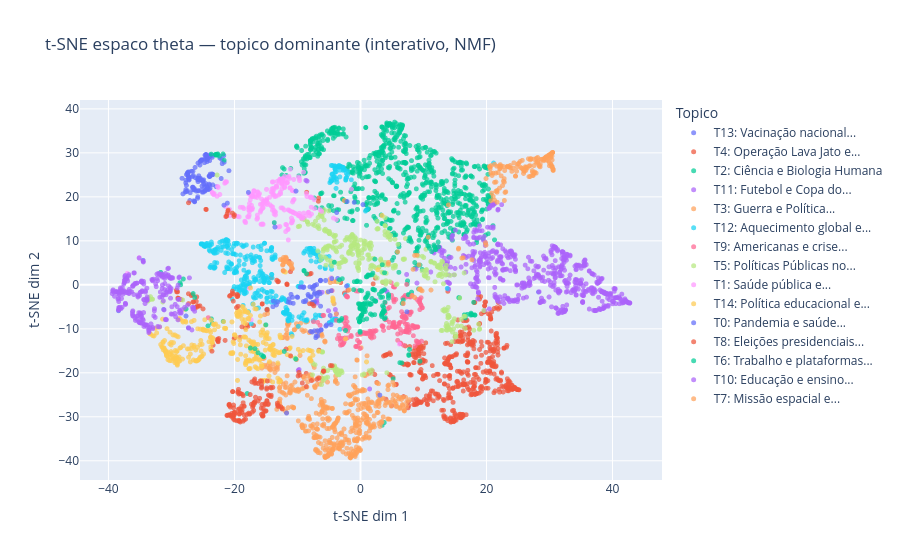

Write notebook code for a chart like this one.
### Markdown cell above
## t-SNE do espaço de tópicos (θ)

Reduz a matriz θ (N×K) a 2D via t-SNE. Gera PNG colorido por tópico dominante e versão HTML interativa com hover do texto.

### Code cell
import plotly.express as px
from sklearn.manifold import TSNE

_theta_mat = np.array(full)  # (n_docs, K)
_texts_nmf = [t[:100] + "..." if len(t) > 100 else t for t in docs]

print("Calculando t-SNE sobre matriz theta...")
_tsne = TSNE(n_components=2, perplexity=30, random_state=seed, max_iter=500)
_theta_2d = _tsne.fit_transform(_theta_mat)

_cmap_nmf = plt.get_cmap("tab20", max(BEST_K, 1))

# PNG por topico dominante
fig, ax = plt.subplots(figsize=(11, 8))
for tid in range(BEST_K):
    _mm = np.array(dominant) == tid
    if _mm.any():
        import textwrap as _tw_u
        _nm = _tw_u.shorten(str(names.get(tid, "")), 20, placeholder="...")
        ax.scatter(_theta_2d[_mm, 0], _theta_2d[_mm, 1],
                   c=[_cmap_nmf(tid)], s=14, alpha=0.72, linewidths=0,
                   label=f"T{tid}: {_nm}")
ax.set_title("t-SNE do espaco theta — topico dominante (NMF)", fontsize=13, fontweight="bold")
ax.set_xlabel("t-SNE dim 1"); ax.set_ylabel("t-SNE dim 2")
ax.legend(loc="best", fontsize=7, framealpha=0.85, ncol=2)
plt.tight_layout()
plt.savefig(OUTPUT_DIR / "nmf_tsne_theta_topico.png", dpi=150, bbox_inches="tight", facecolor="white")
plt.show()
print(f"Salvo: {OUTPUT_DIR / 'nmf_tsne_theta_topico.png'}")

# HTML interativo por topico dominante
import textwrap as _tw_u2
_tsne_df_nmf = pd.DataFrame({
    "x": _theta_2d[:, 0], "y": _theta_2d[:, 1],
    "Texto": _texts_nmf,
    "Topico": [f"T{t}: {_tw_u2.shorten(str(names.get(t,"")), 25, placeholder="...")}" for t in dominant],
})
fig_u = px.scatter(
    _tsne_df_nmf, x="x", y="y", color="Topico",
    hover_data={"x": False, "y": False, "Texto": True},
    title="t-SNE espaco theta — topico dominante (interativo, NMF)",
    labels={"x": "t-SNE dim 1", "y": "t-SNE dim 2"}, opacity=0.72,
)
fig_u.update_traces(marker_size=5)
_out_u = OUTPUT_DIR / "nmf_tsne_theta_interactive.html"
fig_u.write_html(_out_u)
fig_u.show()
print(f"Salvo: {_out_u}")

### Figure 1 — Plotly figure (JSON) as saved in the notebook; plotly's stock layout.template omitted (floating-point values rounded to 4 significant figures; data arrays with more than 128 entries replaced by an {"elided": "..."} marker saying what was removed)
{"data": [{"customdata": [["A China se prepara para vacinar crianças a partir dos três anos de idade contra a Covid, o que deve ..."], ["O Brasil registrou 637 mortes por Covid e 35.128 casos da doença, nesta quinta-feira (16). Com isso,..."], ["O Brasil chegou, nesta quarta-feira de cinzas (2), a 650.052 vidas perdidas para a Covid desde o iní..."], ["O ministro da Saúde, Marcelo Queiroga, afirmou neste sábado (14) que a ação do governo de São Paulo ..."], ["A principal agência de saúde pública da Alemanha, o Instituto Robert Koch (RKI), recomendou que a va..."], ["Entre esta segunda (8) e o dia 9 de setembro, cerca de 40 mil postos de saúde aplicarão doses de 18 ..."], ["Depois da desconfiança com a AstraZeneca, que provoca casos raros de embolia pulmonar, chegou a vez ..."], ["O diretor-geral da Organização Mundial de Saúde, Tedros Adhanom, disse que há conversa da OMS com a ..."], ["Segundo estado que proporcionalmente menos vacinou contra a Covid-19 no país até aqui, Mato Grosso d..."], ["Lançado há poucos dias, o filme \"Não Olhe para Cima\" reuniu a nata de Hollywood para tirar sarro dos..."], ["O Ministério da Saúde iniciou uma compra internacional emergencial da vacina contra varicela, que pr..."], ["A Anvisa (Agência Nacional de Vigilância Sanitária) planeja uma regra para facilitar a importação e ..."], ["A Bolsa de Valores brasileira perdia fôlego na manhã desta terça-feira (30), acompanhando a queda do..."], ["O Brasil registrou 50 mortos por coronavírus neste domingo (9) e chega a 620.031 vidas perdidas e a ..."], ["A Novavax, empresa de biotecnologia norte-americana, anunciou nesta segunda (14) que sua vacina tem ..."], ["O governo João Doria (PSDB) anunciou nesta segunda-feira (8) que a vacinação de idosos de 75 e 76 an..."], ["O imunizante desenvolvido pela empresa americana Moderna, em parceria com o Instituto Nacional de Sa..."], ["A Indonésia aprovou, nesta segunda-feira (11), o uso emergencial da Coronavac, vacina produzida pelo..."], ["A FDA (agência reguladora de medicamentos e alimentos dos Estados Unidos) autorizou o uso de duas va..."], ["A Anvisa (Agência Nacional de Vigilância Sanitária) informou na noite de segunda-feira (9) que deter..."], ["O Ministério da Saúde confirmou a compra de mais 54 milhões de doses da vacina Coronavac que será di..."], ["Os governos federal e estaduais da Alemanha decidiram aplicar a vacina contra Covid-19 de Oxford/Ast..."], ["Com a antecipação da aplicação da segunda dose travada em ao menos seis estados do país, o ministro ..."], ["O Brasil registrou, nesta terça-feira (1), 171.028 infecções e 767 mortes por Covid. Com isso, a méd..."], ["O Ministério da Saúde corrigiu na manhã desta sexta-feira (6) o número de vacinas contra Covid-19 qu..."], ["O Ministério da Saúde prioriza a compra de doses das vacinas da Pfizer e da AstraZeneca para a campa..."], ["Dois estudos feitos na Alemanha e na Noruega e publicados nesta sexta (9) descrevem os efeitos colat..."], ["A efetividade da vacina da Pfizer-BioNTech para evitar a infecção pelo coronavírus caiu de 88% para ..."], ["A vacina para Covid-19 desenvolvida pela empresa alemã de biotecnologia BioNTech e pela gigante farm..."], ["Uma publicação enganosa no Instagram sugere que a vacina contra a Covid-19 pode ser ineficaz porque ..."], ["O Brasil registrou 40 mortes e 11.752 casos de Covid-19 nesta segunda-feira (9). Com isso, desde o i..."], ["A Anvisa (Agência Nacional de Vigilância Sanitária) aprovou nesta sexta-feira (18) um estudo clínico..."], ["O Instituto Butantan pediu oficialmente à Anvisa (Agência Nacional de Vigilância Sanitária) nesta qu..."], ["Visivelmente abatida, Fati espera diante de um hospital particular de Níger onde seu filho está inte..."], ["Dependendo de qual UBS (Unidade Básica de Saúde) da capital paulista você perguntar, vai encontrar u..."], ["O Brasil registrou 121 mortes e 37.126 casos de Covid-19 nesta sexta-feira (30). Com isso, desde o i..."], ["O ministro da Saúde, Marcelo Queiroga, criticou nesta quarta-feira (25) o que chamou de \"demagogia v..."], ["A polêmica criação da Sputnik V, a vacina que os russos aprovaram nesta terça (11) para combater o n..."], ["Muheres grávidas e puérperas de São Paulo que tomaram a primeira dose da vacina da Astrazeneca devem..."], ["A repercussão da tentativa —até o momento— frustrada de Novak Djokovic entrar na Austrália com uma i..."], ["A cidade de São Paulo intensificou a busca ativa para vacinar crianças com doses contra a Covid-19 e..."], ["Uma vacina contra a Covid-19 que não usa vírus em sua formulação, desenvolvida pela Covaxx, subsidiá..."], ["O Ministério da Saúde espera fechar contratos com a Pfizer e Janssen no início da próxima semana, in..."], ["A FDA, agência regulatória dos Estados Unidos, concedeu autorização de uso emergencial da vacina con..."], ["Laboratórios da América do Sul estão desafiando as farmacêuticas Pfizer e Moderna na corrida pela va..."], ["O Ministério das Relações Exteriores informou neste sábado (20) que está negociando com o governo do..."], ["O Japão vai fornecer gratuitamente a vacina contra a Covid-19 a seus 126 milhões de habitantes, conf..."], ["A Anvisa (Agência Nacional de Vigilância Sanitária) autorizou nesta terça-feira (3) a retomada de te..."], ["Com falta de doses, ao menos sete capitais tiveram que suspender temporariamente a vacinação de cria..."], ["Em resposta ao Instituto Butantan, o Ministério da Saúde voltou a solicitar a entrega imediata de 6 ..."], ["A agência norte-americana que regulamenta os medicamentos e produtos alimentares nos Estados Unidos,..."], ["A Anvisa (Agência Nacional de Vigilância Sanitária) recebeu um pedido da Pfizer para ampliar a faixa..."], ["Três anos após a China registrar a primeira morte por Covid-19, o mundo possui hoje diversos mecanis..."], ["Após meses de críticas devido à falta de revisão e o passo acelerado de sua aplicação na Rússia, a v..."], ["O diretor do Instituto Butantan, Dimas Tadeu Covas, 63, afirma que é factível o estado de São Paulo ..."], ["O presidente do Conselho Deliberativo do Atlético-GO, Jovair Arantes, respondeu agressivamente às cr..."], ["Ganhar imunidade contra a Covid-19 tomando uma vacina, além de ser muito mais seguro do que encarar ..."], ["Uma nova versão do coronavírus foi encontrada e os cientistas a consideram de \"grande preocupação\". ..."], ["O governo de São Paulo abriu o debate sobre a possibilidade de ampliar ao máximo a aplicação da prim..."], ["A Anvisa (Agência Nacional de Vigilância Sanitária) recebeu um novo pedido do Instituto Butantan par..."], ["Embora afirme que seu \"objetivo número 1\" no Ministério da Saúde será acelerar a vacinação contra a ..."], ["As notícias recentes sobre as vacinas contra a Covid-19 da Universidade de Oxford/AstraZeneca e da J..."], ["A Pfizer entregou nesta quinta-feira (27) ao Ministério da Saúde o primeiro lote de sua vacina pediá..."], ["O ministro Ricardo Lewandowski, do STF (Supremo Tribunal Federal), determinou que o governo federal ..."], ["Casos de poliomielite em países sem registro há anos acenderam recentemente o alerta para a enfermid..."], ["O Congresso aprovou nesta semana um projeto de lei que busca impulsionar a vacinação contra a Covid-..."], ["A agência americana que regula os medicamentos, aprovou nesta quarta-feira (20) o uso de uma vacina ..."], ["Uma mulher foi tomar a vacina contra a Covid-19 nesta quinta-feira (28), em Maceió, e, ao se posicio..."], ["Um leve repique da pandemia de Covid-19 levou o governo francês a anunciar neste sábado (12) que vai..."], ["O Rio de Janeiro antecipou novamente o calendário de vacinação contra a Covid-19 e agora pretende im..."], ["Após recusar ofertas da Pfizer nas primeiras negociações para obtenção de vacinas contra a Covid-19,..."], ["O Brasil começa a se preparar para aplicar a terceira dose das vacinas contra a Covid numa situação ..."], ["Uma teoria conspiratória sobre a Covid-19 que tem se espalhado pelas redes sociais alega que as poss..."], ["A Justiça Federal em Brasília considerou inconstitucional a lei aprovada pelo Congresso que obriga a..."], ["Os lares de idosos e os maiores de 80 anos estarão na vanguarda do programa de vacinação contra o co..."], ["O Brasil registrou 1.129 mortes por Covid e 129.266 casos da doença, nesta quinta-feira (17). Com is..."], ["A Anvisa (Agência Nacional de Vigilância Sanitária) autorizou testes de uma potencial vacina contra ..."], ["Após atrasos, a Fiocruz assinou nesta terça-feira (1o) um contrato de transferência de tecnologia qu..."], ["Pressionado pelo atraso na vacinação e diante de cláusulas impostas pelos laboratórios, o Ministério..."], ["Uma vacina contra dengue produzida pela farmacêutica Takeda está em análise pela Anvisa (Agência Nac..."], ["A diretoria da Anvisa (Agência Nacional de Vigilância Sanitária) decidiu nesta terça-feira (27) susp..."], ["O governo federal liberou R$ 2,5 bilhões para que o Brasil ingresse na Covax Facility, aliança inter..."], ["A Pfizer informou que deve solicitar à Anvisa (Agência Nacional de Vigilância Sanitária) a aplicação..."], ["Grandes redes de farmácias quase não têm estoque para 1ª dose de vacina contra a dengue em São Paulo..."], ["A média móvel de casos de Covid chegou a 32.983 infecções por dia, um salto de 138% em relação ao da..."], ["A Secretaria de Saúde do Estado do Pará disse nesta quinta-feira (6) que investiga um vírus da polio..."], ["Uma das pesquisadoras à frente da vacina contra a Covid-19 em desenvolvimento pela UFMG (Universidad..."], ["O Brasil registrou 74 mortes por Covid e 12.292 casos da doença, nesta segunda-feira (3). Com isso o..."], ["O Ministério da Saúde disse nesta segunda-feira (17) que a vacina da Pfizer liberada para crianças d..."], ["A vacina experimental contra o novo coronavírus desenvolvida pela Universidade de Oxford em parceria..."], ["A cidade do Rio de Janeiro vai começar a vacinar todos os idosos de 80 anos ou mais contra a Covid-1..."], ["A Fiocruz, por meio do Instituto de Tecnologia em Imunobiológicos (Bio-Manguinhos), recebeu nesta se..."], ["A Anvisa (Agência Nacional de Vigilância Sanitária) concedeu nesta quarta (9) a autorização para a r..."], ["A vacina da Covid não provocou alterações no fluxo menstrual de mulheres pré e pós-menopausa até trê..."], ["O rápido avanço do sarampo no Brasil e sobretudo em São Paulo, onde ocorreram 3 das 4 mortes pela do..."], ["O presidente Jair Bolsonaro (sem partido) vetou trecho de uma MP (Medida Provisória) que obrigava a ..."], ["É enganoso post que relaciona o fato de o governo britânico ter publicado em seu blog informações so..."], ["O governo de São Paulo aguarda para a manhã desta quarta-feira (20) uma resposta do governo da China..."], ["Um dia depois de ter afirmado que não dá bola para pressões sobre o início da imunização contra a Co..."], ["Em meio ao cálculo constante sobre como distribuir a oferta limitada de vacinas contra o coronavírus..."], ["O presidente Jair Bolsonaro (sem partido) defendeu nesta quarta-feira (2) que ele não deve ser cobra..."], ["O presidente argentino, Alberto Fernández, tomou nesta quinta-feira (21) a primeira dose da vacina r..."], ["Com a variante ômicron e a chegada das festas de fim de ano, São Paulo decidiu nesta quinta-feira (2..."], ["Com o estoque de vacinas já no fim, a prefeitura de Salvador fez nesta terça-feira (8) uma revisão d..."], ["Cerca de 7,7 milhões de doses das vacinas pediátricas da Pfizer contra a Covid chegam ao Brasil nest..."], ["Reportagem da Folha sobre vacinas vencidas errou ao não deixar claro, em sua primeira versão, que os..."], ["O ministro Marcelo Queiroga (Saúde) reconheceu nesta quarta-feira (8) que o vencimento de insumos de..."], ["Após uma série de atrasos, a Fiocruz vai começar a entregar suas primeiras vacinas contra a Covid-19..."], ["O presidente Jair Bolsonaro (sem partido) disse neste sábado (19) não ter pressa para comprar vacina..."], ["Os Estados Unidos e vários países da Europa —como Alemanha e Portugal— já começaram a vacinar crianç..."], ["O governo de Jair Bolsonaro quer \"passar a borracha na Coronavac\" para tentar retirar a primeira vac..."], ["Enquanto São Paulo e Rio de Janeiro já iniciaram a imunização contra a Covid na rede particular, em ..."], ["A Justiça Federal autorizou uma estudante do Colégio Pedro II, no Rio de Janeiro, a frequentar a esc..."], ["Enquanto o avanço da vacinação é motivo de celebração em diversos países da Europa e da América do N..."], ["A Anvisa (Agência Nacional de Vigilância Sanitária) autorizou nesta sexta-feira (11) o uso da vacina..."], ["A Universidade de Oxford anunciou nesta sexta (12) que a vacina produzida pela instituição em parcer..."], ["A Prefeitura do Rio anunciou que, a partir de terça-feira (21), a população acima de 40 anos ou mais..."], ["Como forma de incentivar a vacinação de crianças, o Ministério da Saúde vai repassar um recurso adic..."], ["A Fiocruz prevê que só deve entregar no início de março as primeiras doses da vacina de Oxford/Astra..."], ["O Ministério da Saúde prepara uma medida provisória para viabilizar as 100 milhões doses da vacina d..."], ["O Brasil registrou 324 mortes por Covid e 66.993 casos da doença, nesta sexta-feira (24). Com isso, ..."], ["Uma vacina contra meningite meningocócica apresentou alta proteção em bebês de até dois anos para os..."]], "hovertemplate": "Topico=T13: Vacinação nacional...<br>Texto=%{customdata[0]}<extra></extra>", "legendgroup": "T13: Vacinação nacional...", "marker": {"color": "#636efa", "opacity": 0.72, "size": 5, "symbol": "circle"}, "mode": "markers", "name": "T13: Vacinação nacional...", "showlegend": true, "type": "scattergl", "x": [-27.28, -26.03, -26.37, -23.86, -25.82, -24.69, -23.47, -24.7, -25.43, -22.32, -24.41, -27.42, -27.74, -25.73, -23.88, -23.41, -25.78, -27.43, -25.84, -24.67, -27.19, -24.36, -27.44, -26.59, -24.02, -25.03, -24.39, -24.32, -24.56, -23.53, -26.63, -27.36, -26.67, -24.3, -22.1, -26.37, -25.54, -22.01, -23.85, -21.62, -24.73, -23.87, -25.02, -24.75, -27.45, -26.35, -27.63, -23.94, -24.89, -23.95, -24.72, -25.24, -25.12, -24.33, -25.48, 28.26, -24.51, -24.49, -23.95, -27.48, -25.26, -23.47, -24.26, -23.89, -25.09, -26.2, -25.19, -25.44, -25.78, -23.45, -26.44, -27.62, -20.88, -28.32, -25.23, -26.65, -25.39, -27.19, -25.86, -24.23, -24.86, -27.31, -25.15, -25.82, -26.37, -23.95, -25.43, -25.77, -25.14, -24.53, -21.69, -26.59, -25.3, -23.86, -24.02, -25.83, -22.9, -23.56, -27.3, -26.32, -27.23, -26.82, -26.24, -25.66, -25.56, -24.48, -24.29, -27.69, -27.21, -24.94, -26.53, -23.95, -34.5, -27.73, -25.83, -24.45, -24.57, -24.35, -27.31, -24.02, -26.59, -24.28], "xaxis": "x", "y": [25.68, 21.33, 21.7, 24.71, 24.19, 21.29, 22.73, 21.41, 24.25, 28.84, 22.52, 25.07, 23.18, 21.37, 29.19, 25.09, 27.69, 25.19, 23.95, 29.47, 24.39, 28.0, 25.46, 22.11, 24.74, 23.68, 28.65, 28.93, 29.38, 28.99, 21.66, 25.6, 24.6, 28.44, 24.17, 21.58, 23.85, 28.49, 25.17, 27.89, 22.3, 29.22, 23.51, 27.78, 25.48, 18.96, 22.62, 28.24, 23.86, 24.64, 28.57, 23.85, 28.45, 29.0, 27.24, -1.629, 29.64, 28.59, 24.62, 21.4, 21.58, 29.44, 22.2, 21.87, 21.07, 24.35, 28.4, 23.95, 23.46, 25.06, 19.11, 25.06, 25.94, 24.22, 28.42, 22.2, 28.17, 23.97, 19.68, 28.77, 22.86, 24.71, 23.81, 24.29, 21.88, 22.68, 28.07, 21.41, 22.49, 29.61, 29.38, 25.81, 28.26, 29.58, 22.9, 20.03, 22.32, 25.21, 24.12, 18.87, 24.39, 25.82, 26.7, 24.78, 24.21, 21.72, 21.89, 23.78, 23.84, 21.08, 24.83, 24.82, 5.578, 21.6, 23.92, 29.4, 23.02, 21.62, 24.6, 21.69, 22.2, 28.62], "yaxis": "y"}, {"customdata": {"elided": "513x1 str values"}, "hovertemplate": "Topico=T4: Operação Lava Jato e...<br>Texto=%{customdata[0]}<extra></extra>", "legendgroup": "T4: Operação Lava Jato e...", "marker": {"color": "#EF553B", "opacity": 0.72, "size": 5, "symbol": "circle"}, "mode": "markers", "name": "T4: Operação Lava Jato e...", "showlegend": true, "type": "scattergl", "x": {"elided": "513 float values"}, "xaxis": "x", "y": {"elided": "513 float values"}, "yaxis": "y"}, {"customdata": {"elided": "845x1 str values"}, "hovertemplate": "Topico=T2: Ciência e Biologia Humana<br>Texto=%{customdata[0]}<extra></extra>", "legendgroup": "T2: Ciência e Biologia Humana", "marker": {"color": "#00cc96", "opacity": 0.72, "size": 5, "symbol": "circle"}, "mode": "markers", "name": "T2: Ciência e Biologia Humana", "showlegend": true, "type": "scattergl", "x": {"elided": "845 float values"}, "xaxis": "x", "y": {"elided": "845 float values"}, "yaxis": "y"}, {"customdata": {"elided": "595x1 str values"}, "hovertemplate": "Topico=T11: Futebol e Copa do...<br>Texto=%{customdata[0]}<extra></extra>", "legendgroup": "T11: Futebol e Copa do...", "marker": {"color": "#ab63fa", "opacity": 0.72, "size": 5, "symbol": "circle"}, "mode": "markers", "name": "T11: Futebol e Copa do...", "showlegend": true, "type": "scattergl", "x": {"elided": "595 float values"}, "xaxis": "x", "y": {"elided": "595 float values"}, "yaxis": "y"}, {"customdata": {"elided": "512x1 str values"}, "hovertemplate": "Topico=T3: Guerra e Política...<br>Texto=%{customdata[0]}<extra></extra>", "legendgroup": "T3: Guerra e Política...", "marker": {"color": "#FFA15A", "opacity": 0.72, "size": 5, "symbol": "circle"}, "mode": "markers", "name": "T3: Guerra e Política...", "showlegend": true, "type": "scattergl", "x": {"elided": "512 float values"}, "xaxis": "x", "y": {"elided": "512 float values"}, "yaxis": "y"}, {"customdata": {"elided": "397x1 str values"}, "hovertemplate": "Topico=T12: Aquecimento global e...<br>Texto=%{customdata[0]}<extra></extra>", "legendgroup": "T12: Aquecimento global e...", "marker": {"color": "#19d3f3", "opacity": 0.72, "size": 5, "symbol": "circle"}, "mode": "markers", "name": "T12: Aquecimento global e...", "showlegend": true, "type": "scattergl", "x": {"elided": "397 float values"}, "xaxis": "x", "y": {"elided": "397 float values"}, "yaxis": "y"}, {"customdata": {"elided": "183x1 str values"}, "hovertemplate": "Topico=T9: Americanas e crise...<br>Texto=%{customdata[0]}<extra></extra>", "legendgroup": "T9: Americanas e crise...", "marker": {"color": "#FF6692", "opacity": 0.72, "size": 5, "symbol": "circle"}, "mode": "markers", "name": "T9: Americanas e crise...", "showlegend": true, "type": "scattergl", "x": {"elided": "183 float values"}, "xaxis": "x", "y": {"elided": "183 float values"}, "yaxis": "y"}, {"customdata": {"elided": "363x1 str values"}, "hovertemplate": "Topico=T5: Políticas Públicas no...<br>Texto=%{customdata[0]}<extra></extra>", "legendgroup": "T5: Políticas Públicas no...", "marker": {"color": "#B6E880", "opacity": 0.72, "size": 5, "symbol": "circle"}, "mode": "markers", "name": "T5: Políticas Públicas no...", "showlegend": true, "type": "scattergl", "x": {"elided": "363 float values"}, "xaxis": "x", "y": {"elided": "363 float values"}, "yaxis": "y"}, {"customdata": {"elided": "219x1 str values"}, "hovertemplate": "Topico=T1: Saúde pública e...<br>Texto=%{customdata[0]}<extra></extra>", "legendgroup": "T1: Saúde pública e...", "marker": {"color": "#FF97FF", "opacity": 0.72, "size": 5, "symbol": "circle"}, "mode": "markers", "name": "T1: Saúde pública e...", "showlegend": true, "type": "scattergl", "x": {"elided": "219 float values"}, "xaxis": "x", "y": {"elided": "219 float values"}, "yaxis": "y"}, {"customdata": {"elided": "327x1 str values"}, "hovertemplate": "Topico=T14: Política educacional e...<br>Texto=%{customdata[0]}<extra></extra>", "legendgroup": "T14: Política educacional e...", "marker": {"color": "#FECB52", "opacity": 0.72, "size": 5, "symbol": "circle"}, "mode": "markers", "name": "T14: Política educacional e...", "showlegend": true, "type": "scattergl", "x": {"elided": "327 float values"}, "xaxis": "x", "y": {"elided": "327 float values"}, "yaxis": "y"}, {"customdata": [["Estados Unidos e Brasil assinaram nesta segunda-feira (18) o acordo de salvaguardas tecnológicas que..."], ["Circulam em grupos de WhatsApp comparações do número de vítimas do novo coronavírus com pessoas que ..."], ["O artigo a seguir é uma réplica à análise \"Financiamentos externos do BNDES pouco serviram à integra..."], ["Entre os anos 960 a 1279, o território que hoje se conhece como China foi comandado pela Dinastia So..."], ["O que o pai do automóvel, o pioneiro na transmissão de energia elétrica em larga escala e o criador ..."], ["No livro \"Por que as Nações Fracassam\", dois conceituados economistas contemporâneos analisaram os m..."], ["A política de agrotóxicos do Brasil está sendo adaptada aos interesses do lobby agroindustrial em de..."], ["Assunto do último debate antes do segundo turno das eleições presidenciais deste domingo (19) na Arg..."], ["O IBGE (Instituto Brasileiro de Geografia e Estatística) anunciou nesta terça-feira (23) que usará u..."], ["O governo federal informou nesta quinta-feira (17) ter pedido mais prazo para decidir se o Brasil fa..."], ["O presidente Luiz Inácio Lula da Silva (PT) disse na manhã deste domingo (3), em Dubai, que o presid..."], ["O Parlamento da Uganda aprovou, nesta terça-feira (21), uma lei que criminaliza a identificação de p..."], ["Uma portaria publicada pelo governo Lula abriu caminho para a regularização de cidadãos dos Estados-..."], ["O governo brasileiro prometeu zerar até 2029 o IOF (Imposto sobre Operações Financeiras) em operaçõe..."], ["A quantidade de brasileiros impedidos de entrar na Europa nos primeiros seis meses de 2018 aumentou ..."], ["A disparada de preços dos produtos exportados pelo Brasil não está beneficiando tanto a economia com..."], ["O coração de d. Pedro 1º chegou a Brasília na manhã desta segunda-feira (22) para uma série de event..."], ["A média de moradores nos domicílios onde há presença de quilombolas supera a da população total no B..."], ["A poucos dias da abertura da Olimpíada de Tóquio, a Vila Olímpica registrou seu primeiro caso diagno..."], ["Uma maneira comum de calcular a taxa de assassinatos em um lugar é dividir o total de homicídios por..."], ["Enquanto a discussão de quando será o fim do uso de combustíveis fósseis está no centro da COP28, a ..."], ["Em entrevista coletiva após encerramento da cúpula do G20, o presidente Luiz Inácio Lula da Silva (P..."], ["Entre os impactos causados pela pandemia de Covid-19, a fome é um problema social que voltou com for..."], ["“Isso é a retórica do ódio. Não trata do assunto mas desqualifica o interlocutor”, diz padre Júlio L..."], ["A primeira-ministra neozelandesa, Jacinda Ardern, afirmou nesta sexta-feira (15) que a lei de contro..."], ["Estudantes brasileiros de perfil socioeconômico e cultural mais elevados têm capacidade de leitura p..."], ["A COP-25, conferência climática da ONU, terminou na madrugada de domingo (15) em Madri, sem alcançar..."], ["Após ataques do presidente Jair Bolsonaro aos dados de monitoramento de desmatamento gerados pelo In..."], ["O número de pessoas para qual cada infectado transmite o coronavírus (a chamada taxa de contágio) ca..."], ["Pesquisa do Datafolha mostra que dois terços dos brasileiros têm orgulho do país, mas ao mesmo tempo..."], ["O Brasil caiu uma posição no ranking global do IDH (Índice de Desenvolvimento Humano) em 2018. Agora..."], ["O fracasso dos países desenvolvidos em cumprirem o compromisso de uma década atrás de pagarem US$ 10..."], ["A ministra da Cultura, Margareth Menezes, defendeu no Roda Viva desta segunda-feira a regulamentação..."], ["Com a vacinação lenta na Austrália, o segundo estado mais populoso do país, Victoria, entrou em lock..."], ["A Ford vai seguir o cronograma desenhado em janeiro e encerrar a produção do jipe Troller no Ceará. ..."], ["A ministra da Agricultura, Tereza Cristina, divergiu nesta quinta-feira (23) do ministro da Economia..."], ["O Chile deverá encerrar 2018 como a primeira nação da América do Sul a atingir uma renda per capita ..."], ["Um grupo de 14 organizações sociais lançou na noite desta quinta-feira (7) uma ação para convocar os..."], ["Pela primeira vez desde o começo da pandemia, mais de cem líderes e delegações de vários países irão..."], ["A Dinamarca não terá 100% do seus alimentos orgânicos em 2020, ao contrário do que diz uma notícia b..."], ["O vice-presidente Hamilton Mourão (PRTB) disse nesta quarta-feira (16) que levará, no final de outub..."], ["O Encontro de Leituras, parceria da Folha com o jornal português Público, vai realizar a sua segunda..."], ["O presidente Jair Bolsonaro criticou nesta quinta-feira (15) a Noruega e sugeriu que o país europeu ..."], ["O governo argentino decidiu estender o fechamento das fronteiras aéreas e terrestres com o Brasil at..."], ["O Equador passou a reconhecer o casamento entre pessoas do mesmo sexo, após uma decisão da Corte Con..."], ["O governo da Colômbia, país anfitrião de um encontro para negociações diplomáticas sobre um acordo d..."], ["O Museu de História Natural de Karlsruhe, na Alemanha, será obrigado a devolver ao Brasil o fóssil d..."], ["O governo federal publicou, nesta segunda-feira (20), portaria que obriga a apresentação de comprova..."], ["Na avaliação do presidente e fundador da XP, Guilherme Benchimol, o Brasil está indo bem no controle..."], ["O futuro ministro da Educação, Ricardo Vélez Rodríguez, chegou ao Brasil com uma bolsa de estudos da..."], ["Para além de seringas e vacinas, produtores e a indústria de outros insumos médicos, como o algodão,..."], ["O Brasil deve ter uma unidade da Universidade de Oxford até o próximo ano. A intenção é promover a f..."], ["A Volkswagen divulgou nesta segunda (12) que terá um centro global para desenvolvimento de tecnologi..."], ["O PIB (Produto Interno Bruto) da Argentina teve uma queda de 16,2% no segundo trimestre de 2020, na ..."], ["O maior objetivo do evento —realizado de maneira virtual e presencial em Kunming, na China— é encami..."], ["Venezuelanos que vivem em Manaus ficaram chocados quando souberam que o seu país, liderado pelo dita..."], ["A média móvel de mortes por Covid no Brasil ficou abaixo de 1.00 neste sábado (31) pela primeira vez..."], ["Durante um longo tempo da pandemia de Covid-19, o turista brasileiro teve sua entrada vetada em vári..."], ["Apesar de a COP27, conferência do clima da ONU, ainda não ter sido concluída, em meio a discordância..."], ["Pelo menos 177 ativistas ambientais foram assassinados em 2022 em todo o globo. É como se, a cada do..."], ["Em 2010, o censo mostrou que quase 600 mil imigrantes viviam no Brasil —principalmente portugueses e..."], ["Países europeus vão barrar a entrada de quem vive em locais em que a pandemia de coronavírus não est..."], ["Os economistas passaram os últimos dias avaliando os riscos de o país voltar à recessão ou estar viv..."], ["Com o crescimento da população e o aumento na parcela de idosos, o mundo enfrentará um apagão de qua..."], ["O crescimento cada vez menor da população brasileira deve reconfigurar as demandas da sociedade e a ..."], ["O regime do ditador Nicolás Maduro acusou o Brasil de \"exercer pressões indevidas\" para \"forçar a sa..."], ["O Brasil é o país da América Latina com o maior número de universidades entre as mais reconhecidas d..."], ["A chave para que o setor agropecuário cresça sem expandir a área cultivada está na incorporação de t..."], ["A postura do Brasil em relação aos imigrantes negros é de repulsa, enquanto o sentimento dirigido ao..."], ["O setor automotivo, já abalado pela crise argentina, está prestes a sofrer mais um golpe. O governo ..."], ["O futuro chefe da Casa Civil, Onyx Lorenzoni, afirmou nesta segunda-feira (12) que a Noruega precisa..."], ["Horas depois de o governo francês afirmar que não está pronto para ratificar o acordo entre Mercosul..."], ["O Brasil é o único país do mundo onde continuam a circular com frequência notícias falsas sobre clor..."], ["Cientistas afirmam que ainda há obstáculos para que o país consiga usufruir das mudanças promovidas ..."], ["Em 13 de maio de 188, há 134 anos, o Brasil oficializava o fim da escravidão no país, com a assinatu..."], ["Em meio ao avanço da vacinação em todo o Brasil, a percepção de que a pandemia está controlada de al..."], ["O Ibama (Instituto Brasileiro do Meio Ambiente e Recursos Naturais Renováveis) decidiu cancelar a au..."], ["A Covax, iniciativa desenvolvida para distribuir imunizantes contra a Covid-19, deve ser incorporada..."], ["O Enem 2023 acontece nos dias 5 e 12 de novembro e, como nos outros anos, candidatos ficam ansiosos ..."], ["Os austríacos correram para os recém-reabertos cabeleireiros, salões de beleza e lojas de eletroelet..."], ["Para tentar amenizar o fracasso na entrega de doses da vacina Oxford/AstraZeneca, o governo brasilei..."], ["O recente massacre de presos no Equador —o pior da história do país, deixando pelo menos 119 mortos—..."], ["Os países sul-americanos têm recebido muito mais venezuelanos do que o número de solicitantes de asi..."], ["A peça de roupa fabricada no Brasil pela Shein pode custar o mesmo ou ser até mais barata que a peça..."], ["Ao comentar pressões de líderes europeus e do Papa Francisco contra o desmatamento em alta no país e..."]], "hovertemplate": "Topico=T0: Pandemia e saúde...<br>Texto=%{customdata[0]}<extra></extra>", "legendgroup": "T0: Pandemia e saúde...", "marker": {"color": "#636efa", "opacity": 0.72, "size": 5, "symbol": "circle"}, "mode": "markers", "name": "T0: Pandemia e saúde...", "showlegend": true, "type": "scattergl", "x": [-11.73, -10.23, -7.027, -10.05, -7.344, -0.9877, -9.547, -6.247, -2.201, -27.59, -6.794, -6.952, -7.506, -6.78, -7.859, -5.388, -7.29, -8.314, -5.114, 3.077, -13.1, -7.295, -3.781, -7.412, -7.246, -38.39, -11.14, -11.03, -17.79, -8.666, -8.257, -7.916, -7.916, -13.57, -4.805, -13.82, -10.67, -27.69, -3.616, -7.094, -13.34, -6.401, -9.058, -6.358, -7.339, -13.89, -7.217, -27.02, -4.636, -27.29, -4.673, -21.95, -11.34, -6.624, -11.46, -4.549, -21.13, -28.17, -6.33, -9.254, -10.77, -6.333, -5.474, -6.347, -9.041, -7.6, -31.24, -9.973, -6.532, -6.242, -7.709, -7.632, -2.124, 0.4067, -6.818, -21.66, -6.87, -27.79, -8.994, -5.533, -27.08, -8.023, -7.64, 7.368, -8.788], "xaxis": "x", "y": [-29.14, 21.31, -11.59, -2.782, -2.11, 18.75, -0.5228, -10.26, -0.2772, 21.19, -10.4, 0.05367, -0.9357, -11.62, -2.728, -9.127, -3.883, -2.189, -1.562, -25.07, -3.866, -10.43, 16.45, -4.201, -0.1379, -5.892, -4.084, -2.171, 21.02, -3.544, -2.55, -10.6, -2.767, 13.14, -6.961, -3.708, -4.208, -7.083, 1.44, -12.0, -4.56, -2.018, -3.794, 0.9181, -0.2115, -4.967, -1.846, 20.94, -1.337, -9.764, -9.049, 27.55, -3.197, -10.61, -3.939, 1.421, 18.57, 20.68, -4.856, -0.4618, -2.822, 0.9981, -9.381, 1.048, -0.6075, -3.973, -5.591, -2.847, -1.658, -10.21, -4.133, -10.72, 18.93, 18.24, -1.86, 18.12, -2.518, 21.13, -0.4665, 0.9926, 19.17, -0.4381, -0.5741, -6.12, -3.838], "yaxis": "y"}, {"customdata": {"elided": "189x1 str values"}, "hovertemplate": "Topico=T8: Eleições presidenciais...<br>Texto=%{customdata[0]}<extra></extra>", "legendgroup": "T8: Eleições presidenciais...", "marker": {"color": "#EF553B", "opacity": 0.72, "size": 5, "symbol": "circle"}, "mode": "markers", "name": "T8: Eleições presidenciais...", "showlegend": true, "type": "scattergl", "x": {"elided": "189 float values"}, "xaxis": "x", "y": {"elided": "189 float values"}, "yaxis": "y"}, {"customdata": {"elided": "164x1 str values"}, "hovertemplate": "Topico=T6: Trabalho e plataformas...<br>Texto=%{customdata[0]}<extra></extra>", "legendgroup": "T6: Trabalho e plataformas...", "marker": {"color": "#00cc96", "opacity": 0.72, "size": 5, "symbol": "circle"}, "mode": "markers", "name": "T6: Trabalho e plataformas...", "showlegend": true, "type": "scattergl", "x": {"elided": "164 float values"}, "xaxis": "x", "y": {"elided": "164 float values"}, "yaxis": "y"}, {"customdata": {"elided": "236x1 str values"}, "hovertemplate": "Topico=T10: Educação e ensino...<br>Texto=%{customdata[0]}<extra></extra>", "legendgroup": "T10: Educação e ensino...", "marker": {"color": "#ab63fa", "opacity": 0.72, "size": 5, "symbol": "circle"}, "mode": "markers", "name": "T10: Educação e ensino...", "showlegend": true, "type": "scattergl", "x": {"elided": "236 float values"}, "xaxis": "x", "y": {"elided": "236 float values"}, "yaxis": "y"}, {"customdata": {"elided": "189x1 str values"}, "hovertemplate": "Topico=T7: Missão espacial e...<br>Texto=%{customdata[0]}<extra></extra>", "legendgroup": "T7: Missão espacial e...", "marker": {"color": "#FFA15A", "opacity": 0.72, "size": 5, "symbol": "circle"}, "mode": "markers", "name": "T7: Missão espacial e...", "showlegend": true, "type": "scattergl", "x": {"elided": "189 float values"}, "xaxis": "x", "y": {"elided": "189 float values"}, "yaxis": "y"}], "layout": {"legend": {"title": {"text": "Topico"}, "tracegroupgap": 0}, "title": {"text": "t-SNE espaco theta — topico dominante (interativo, NMF)"}, "xaxis": {"anchor": "y", "domain": [0, 1], "title": {"text": "t-SNE dim 1"}}, "yaxis": {"anchor": "x", "domain": [0, 1], "title": {"text": "t-SNE dim 2"}}}}
